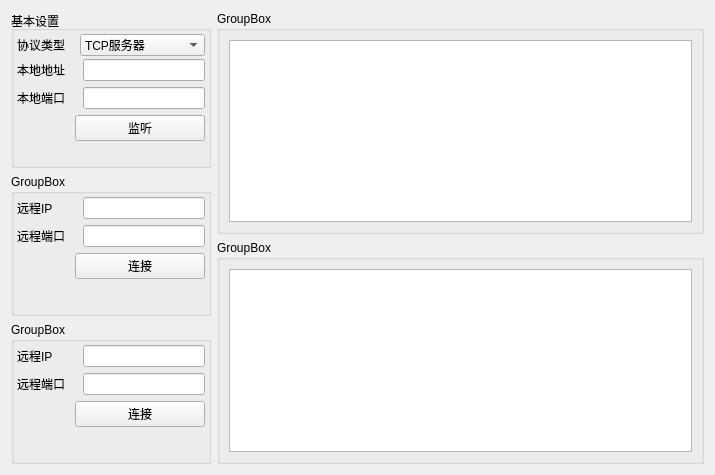
<?xml version="1.0" encoding="UTF-8"?>
<ui version="4.0">
 <class>net_tool</class>
 <widget class="QWidget" name="net_tool">
  <property name="geometry">
   <rect>
    <x>0</x>
    <y>0</y>
    <width>715</width>
    <height>475</height>
   </rect>
  </property>
  <property name="windowTitle">
   <string>Form</string>
  </property>
  <layout class="QHBoxLayout" name="horizontalLayout">
   <item>
    <layout class="QVBoxLayout" name="verticalLayout_8">
     <item>
      <widget class="QGroupBox" name="groupBox_2">
       <property name="minimumSize">
        <size>
         <width>200</width>
         <height>0</height>
        </size>
       </property>
       <property name="maximumSize">
        <size>
         <width>160</width>
         <height>16777215</height>
        </size>
       </property>
       <property name="title">
        <string>基本设置</string>
       </property>
       <layout class="QVBoxLayout" name="verticalLayout">
        <property name="spacing">
         <number>3</number>
        </property>
        <property name="leftMargin">
         <number>3</number>
        </property>
        <property name="topMargin">
         <number>3</number>
        </property>
        <property name="rightMargin">
         <number>3</number>
        </property>
        <property name="bottomMargin">
         <number>3</number>
        </property>
        <item>
         <layout class="QHBoxLayout" name="horizontalLayout_4">
          <item>
           <widget class="QLabel" name="label_4">
            <property name="minimumSize">
             <size>
              <width>60</width>
              <height>0</height>
             </size>
            </property>
            <property name="maximumSize">
             <size>
              <width>60</width>
              <height>16777215</height>
             </size>
            </property>
            <property name="text">
             <string>协议类型</string>
            </property>
           </widget>
          </item>
          <item>
           <widget class="QComboBox" name="cbx_select_net_func">
            <property name="minimumSize">
             <size>
              <width>84</width>
              <height>0</height>
             </size>
            </property>
            <property name="maximumSize">
             <size>
              <width>16777215</width>
              <height>16777215</height>
             </size>
            </property>
            <item>
             <property name="text">
              <string>TCP服务器</string>
             </property>
            </item>
            <item>
             <property name="text">
              <string>TCP客户端</string>
             </property>
            </item>
            <item>
             <property name="text">
              <string>UDP服务器</string>
             </property>
            </item>
            <item>
             <property name="text">
              <string>UDP客户端</string>
             </property>
            </item>
           </widget>
          </item>
         </layout>
        </item>
        <item>
         <widget class="QStackedWidget" name="stw_select_net_func">
          <property name="currentIndex">
           <number>1</number>
          </property>
          <widget class="QWidget" name="page_tcp_client">
           <layout class="QVBoxLayout" name="verticalLayout_5">
            <property name="spacing">
             <number>6</number>
            </property>
            <property name="leftMargin">
             <number>0</number>
            </property>
            <property name="topMargin">
             <number>0</number>
            </property>
            <property name="rightMargin">
             <number>0</number>
            </property>
            <property name="bottomMargin">
             <number>0</number>
            </property>
            <item>
             <layout class="QHBoxLayout" name="horizontalLayout_2">
              <item>
               <widget class="QLabel" name="label">
                <property name="minimumSize">
                 <size>
                  <width>60</width>
                  <height>0</height>
                 </size>
                </property>
                <property name="maximumSize">
                 <size>
                  <width>60</width>
                  <height>16777215</height>
                 </size>
                </property>
                <property name="text">
                 <string>远程IP</string>
                </property>
               </widget>
              </item>
              <item>
               <widget class="QLineEdit" name="lineEdit">
                <property name="sizePolicy">
                 <sizepolicy hsizetype="Preferred" vsizetype="Fixed">
                  <horstretch>0</horstretch>
                  <verstretch>0</verstretch>
                 </sizepolicy>
                </property>
                <property name="minimumSize">
                 <size>
                  <width>84</width>
                  <height>0</height>
                 </size>
                </property>
                <property name="maximumSize">
                 <size>
                  <width>16777215</width>
                  <height>16777215</height>
                 </size>
                </property>
               </widget>
              </item>
             </layout>
            </item>
            <item>
             <layout class="QHBoxLayout" name="horizontalLayout_3">
              <item>
               <widget class="QLabel" name="label_2">
                <property name="minimumSize">
                 <size>
                  <width>60</width>
                  <height>0</height>
                 </size>
                </property>
                <property name="maximumSize">
                 <size>
                  <width>60</width>
                  <height>16777215</height>
                 </size>
                </property>
                <property name="text">
                 <string>远程端口</string>
                </property>
               </widget>
              </item>
              <item>
               <widget class="QLineEdit" name="lineEdit_2">
                <property name="sizePolicy">
                 <sizepolicy hsizetype="Preferred" vsizetype="Fixed">
                  <horstretch>0</horstretch>
                  <verstretch>0</verstretch>
                 </sizepolicy>
                </property>
                <property name="minimumSize">
                 <size>
                  <width>84</width>
                  <height>0</height>
                 </size>
                </property>
                <property name="maximumSize">
                 <size>
                  <width>16777215</width>
                  <height>16777215</height>
                 </size>
                </property>
               </widget>
              </item>
             </layout>
            </item>
            <item>
             <layout class="QHBoxLayout" name="horizontalLayout_5">
              <property name="spacing">
               <number>17</number>
              </property>
              <property name="leftMargin">
               <number>17</number>
              </property>
              <item>
               <widget class="QLabel" name="lab_img_find_serial">
                <property name="minimumSize">
                 <size>
                  <width>24</width>
                  <height>24</height>
                 </size>
                </property>
                <property name="maximumSize">
                 <size>
                  <width>24</width>
                  <height>24</height>
                 </size>
                </property>
                <property name="layoutDirection">
                 <enum>Qt::LeftToRight</enum>
                </property>
                <property name="autoFillBackground">
                 <bool>false</bool>
                </property>
                <property name="styleSheet">
                 <string notr="true"/>
                </property>
                <property name="text">
                 <string/>
                </property>
                <property name="textFormat">
                 <enum>Qt::AutoText</enum>
                </property>
                <property name="pixmap">
                 <pixmap resource="../img.qrc">:/new/prefix1/img/red.png</pixmap>
                </property>
                <property name="scaledContents">
                 <bool>true</bool>
                </property>
                <property name="alignment">
                 <set>Qt::AlignJustify|Qt::AlignVCenter</set>
                </property>
               </widget>
              </item>
              <item>
               <widget class="QPushButton" name="pushButton">
                <property name="minimumSize">
                 <size>
                  <width>84</width>
                  <height>0</height>
                 </size>
                </property>
                <property name="maximumSize">
                 <size>
                  <width>16777215</width>
                  <height>16777215</height>
                 </size>
                </property>
                <property name="text">
                 <string>连接</string>
                </property>
               </widget>
              </item>
             </layout>
            </item>
            <item>
             <spacer name="verticalSpacer">
              <property name="orientation">
               <enum>Qt::Vertical</enum>
              </property>
              <property name="sizeHint" stdset="0">
               <size>
                <width>20</width>
                <height>30</height>
               </size>
              </property>
             </spacer>
            </item>
           </layout>
          </widget>
          <widget class="QWidget" name="page_tcp_server">
           <layout class="QVBoxLayout" name="verticalLayout_9">
            <property name="leftMargin">
             <number>0</number>
            </property>
            <property name="topMargin">
             <number>0</number>
            </property>
            <property name="rightMargin">
             <number>0</number>
            </property>
            <property name="bottomMargin">
             <number>0</number>
            </property>
            <item>
             <layout class="QHBoxLayout" name="horizontalLayout_16">
              <item>
               <widget class="QLabel" name="label_10">
                <property name="minimumSize">
                 <size>
                  <width>60</width>
                  <height>0</height>
                 </size>
                </property>
                <property name="maximumSize">
                 <size>
                  <width>60</width>
                  <height>16777215</height>
                 </size>
                </property>
                <property name="text">
                 <string>本地地址</string>
                </property>
               </widget>
              </item>
              <item>
               <widget class="QLineEdit" name="lineEdit_9">
                <property name="sizePolicy">
                 <sizepolicy hsizetype="Preferred" vsizetype="Fixed">
                  <horstretch>0</horstretch>
                  <verstretch>0</verstretch>
                 </sizepolicy>
                </property>
                <property name="minimumSize">
                 <size>
                  <width>84</width>
                  <height>0</height>
                 </size>
                </property>
                <property name="maximumSize">
                 <size>
                  <width>16777215</width>
                  <height>16777215</height>
                 </size>
                </property>
               </widget>
              </item>
             </layout>
            </item>
            <item>
             <layout class="QHBoxLayout" name="horizontalLayout_17">
              <item>
               <widget class="QLabel" name="label_11">
                <property name="minimumSize">
                 <size>
                  <width>60</width>
                  <height>0</height>
                 </size>
                </property>
                <property name="maximumSize">
                 <size>
                  <width>60</width>
                  <height>16777215</height>
                 </size>
                </property>
                <property name="text">
                 <string>本地端口</string>
                </property>
               </widget>
              </item>
              <item>
               <widget class="QLineEdit" name="lineEdit_10">
                <property name="sizePolicy">
                 <sizepolicy hsizetype="Preferred" vsizetype="Fixed">
                  <horstretch>0</horstretch>
                  <verstretch>0</verstretch>
                 </sizepolicy>
                </property>
                <property name="minimumSize">
                 <size>
                  <width>84</width>
                  <height>0</height>
                 </size>
                </property>
                <property name="maximumSize">
                 <size>
                  <width>16777215</width>
                  <height>16777215</height>
                 </size>
                </property>
               </widget>
              </item>
             </layout>
            </item>
            <item>
             <layout class="QHBoxLayout" name="horizontalLayout_15">
              <property name="spacing">
               <number>17</number>
              </property>
              <property name="leftMargin">
               <number>17</number>
              </property>
              <item>
               <widget class="QLabel" name="lab_img_find_serial_5">
                <property name="minimumSize">
                 <size>
                  <width>24</width>
                  <height>24</height>
                 </size>
                </property>
                <property name="maximumSize">
                 <size>
                  <width>24</width>
                  <height>24</height>
                 </size>
                </property>
                <property name="layoutDirection">
                 <enum>Qt::LeftToRight</enum>
                </property>
                <property name="autoFillBackground">
                 <bool>false</bool>
                </property>
                <property name="styleSheet">
                 <string notr="true"/>
                </property>
                <property name="text">
                 <string/>
                </property>
                <property name="textFormat">
                 <enum>Qt::AutoText</enum>
                </property>
                <property name="pixmap">
                 <pixmap resource="../img.qrc">:/new/prefix1/img/red.png</pixmap>
                </property>
                <property name="scaledContents">
                 <bool>true</bool>
                </property>
                <property name="alignment">
                 <set>Qt::AlignJustify|Qt::AlignVCenter</set>
                </property>
               </widget>
              </item>
              <item>
               <widget class="QPushButton" name="pushButton_5">
                <property name="minimumSize">
                 <size>
                  <width>84</width>
                  <height>0</height>
                 </size>
                </property>
                <property name="maximumSize">
                 <size>
                  <width>16777215</width>
                  <height>16777215</height>
                 </size>
                </property>
                <property name="text">
                 <string>监听</string>
                </property>
               </widget>
              </item>
             </layout>
            </item>
            <item>
             <spacer name="verticalSpacer_4">
              <property name="orientation">
               <enum>Qt::Vertical</enum>
              </property>
              <property name="sizeHint" stdset="0">
               <size>
                <width>20</width>
                <height>30</height>
               </size>
              </property>
             </spacer>
            </item>
           </layout>
          </widget>
         </widget>
        </item>
       </layout>
      </widget>
     </item>
     <item>
      <widget class="QGroupBox" name="groupBox_3">
       <property name="maximumSize">
        <size>
         <width>200</width>
         <height>16777215</height>
        </size>
       </property>
       <property name="title">
        <string>GroupBox</string>
       </property>
       <layout class="QVBoxLayout" name="verticalLayout_4">
        <property name="leftMargin">
         <number>3</number>
        </property>
        <property name="topMargin">
         <number>3</number>
        </property>
        <property name="rightMargin">
         <number>3</number>
        </property>
        <property name="bottomMargin">
         <number>3</number>
        </property>
        <item>
         <layout class="QHBoxLayout" name="horizontalLayout_10">
          <item>
           <widget class="QLabel" name="label_6">
            <property name="minimumSize">
             <size>
              <width>60</width>
              <height>0</height>
             </size>
            </property>
            <property name="text">
             <string>远程IP</string>
            </property>
           </widget>
          </item>
          <item>
           <widget class="QLineEdit" name="lineEdit_5">
            <property name="minimumSize">
             <size>
              <width>94</width>
              <height>0</height>
             </size>
            </property>
            <property name="maximumSize">
             <size>
              <width>16777215</width>
              <height>16777215</height>
             </size>
            </property>
           </widget>
          </item>
         </layout>
        </item>
        <item>
         <layout class="QHBoxLayout" name="horizontalLayout_11">
          <item>
           <widget class="QLabel" name="label_7">
            <property name="minimumSize">
             <size>
              <width>60</width>
              <height>0</height>
             </size>
            </property>
            <property name="text">
             <string>远程端口</string>
            </property>
           </widget>
          </item>
          <item>
           <widget class="QLineEdit" name="lineEdit_6">
            <property name="minimumSize">
             <size>
              <width>94</width>
              <height>0</height>
             </size>
            </property>
            <property name="maximumSize">
             <size>
              <width>16777215</width>
              <height>16777215</height>
             </size>
            </property>
           </widget>
          </item>
         </layout>
        </item>
        <item>
         <layout class="QHBoxLayout" name="horizontalLayout_9">
          <property name="spacing">
           <number>17</number>
          </property>
          <property name="leftMargin">
           <number>17</number>
          </property>
          <item>
           <widget class="QLabel" name="lab_img_find_serial_3">
            <property name="minimumSize">
             <size>
              <width>24</width>
              <height>24</height>
             </size>
            </property>
            <property name="maximumSize">
             <size>
              <width>24</width>
              <height>24</height>
             </size>
            </property>
            <property name="layoutDirection">
             <enum>Qt::LeftToRight</enum>
            </property>
            <property name="autoFillBackground">
             <bool>false</bool>
            </property>
            <property name="styleSheet">
             <string notr="true"/>
            </property>
            <property name="text">
             <string/>
            </property>
            <property name="textFormat">
             <enum>Qt::AutoText</enum>
            </property>
            <property name="pixmap">
             <pixmap resource="../img.qrc">:/new/prefix1/img/red.png</pixmap>
            </property>
            <property name="scaledContents">
             <bool>true</bool>
            </property>
            <property name="alignment">
             <set>Qt::AlignJustify|Qt::AlignVCenter</set>
            </property>
           </widget>
          </item>
          <item>
           <widget class="QPushButton" name="pushButton_3">
            <property name="minimumSize">
             <size>
              <width>94</width>
              <height>0</height>
             </size>
            </property>
            <property name="maximumSize">
             <size>
              <width>16777215</width>
              <height>16777215</height>
             </size>
            </property>
            <property name="text">
             <string>连接</string>
            </property>
           </widget>
          </item>
         </layout>
        </item>
        <item>
         <spacer name="verticalSpacer_2">
          <property name="orientation">
           <enum>Qt::Vertical</enum>
          </property>
          <property name="sizeHint" stdset="0">
           <size>
            <width>20</width>
            <height>40</height>
           </size>
          </property>
         </spacer>
        </item>
       </layout>
      </widget>
     </item>
     <item>
      <widget class="QGroupBox" name="groupBox_5">
       <property name="maximumSize">
        <size>
         <width>200</width>
         <height>16777215</height>
        </size>
       </property>
       <property name="title">
        <string>GroupBox</string>
       </property>
       <layout class="QVBoxLayout" name="verticalLayout_7">
        <property name="leftMargin">
         <number>3</number>
        </property>
        <property name="topMargin">
         <number>3</number>
        </property>
        <property name="rightMargin">
         <number>3</number>
        </property>
        <property name="bottomMargin">
         <number>3</number>
        </property>
        <item>
         <layout class="QHBoxLayout" name="horizontalLayout_13">
          <item>
           <widget class="QLabel" name="label_8">
            <property name="minimumSize">
             <size>
              <width>60</width>
              <height>0</height>
             </size>
            </property>
            <property name="maximumSize">
             <size>
              <width>16777215</width>
              <height>16777215</height>
             </size>
            </property>
            <property name="text">
             <string>远程IP</string>
            </property>
           </widget>
          </item>
          <item>
           <widget class="QLineEdit" name="lineEdit_7">
            <property name="minimumSize">
             <size>
              <width>94</width>
              <height>0</height>
             </size>
            </property>
            <property name="maximumSize">
             <size>
              <width>16777215</width>
              <height>16777215</height>
             </size>
            </property>
           </widget>
          </item>
         </layout>
        </item>
        <item>
         <layout class="QHBoxLayout" name="horizontalLayout_14">
          <item>
           <widget class="QLabel" name="label_9">
            <property name="minimumSize">
             <size>
              <width>60</width>
              <height>0</height>
             </size>
            </property>
            <property name="maximumSize">
             <size>
              <width>16777215</width>
              <height>16777215</height>
             </size>
            </property>
            <property name="text">
             <string>远程端口</string>
            </property>
           </widget>
          </item>
          <item>
           <widget class="QLineEdit" name="lineEdit_8">
            <property name="minimumSize">
             <size>
              <width>94</width>
              <height>0</height>
             </size>
            </property>
            <property name="maximumSize">
             <size>
              <width>16777215</width>
              <height>16777215</height>
             </size>
            </property>
           </widget>
          </item>
         </layout>
        </item>
        <item>
         <layout class="QHBoxLayout" name="horizontalLayout_12">
          <property name="spacing">
           <number>17</number>
          </property>
          <property name="leftMargin">
           <number>17</number>
          </property>
          <item>
           <widget class="QLabel" name="lab_img_find_serial_4">
            <property name="minimumSize">
             <size>
              <width>24</width>
              <height>24</height>
             </size>
            </property>
            <property name="maximumSize">
             <size>
              <width>24</width>
              <height>24</height>
             </size>
            </property>
            <property name="layoutDirection">
             <enum>Qt::LeftToRight</enum>
            </property>
            <property name="autoFillBackground">
             <bool>false</bool>
            </property>
            <property name="styleSheet">
             <string notr="true"/>
            </property>
            <property name="text">
             <string/>
            </property>
            <property name="textFormat">
             <enum>Qt::AutoText</enum>
            </property>
            <property name="pixmap">
             <pixmap resource="../img.qrc">:/new/prefix1/img/red.png</pixmap>
            </property>
            <property name="scaledContents">
             <bool>true</bool>
            </property>
            <property name="alignment">
             <set>Qt::AlignJustify|Qt::AlignVCenter</set>
            </property>
           </widget>
          </item>
          <item>
           <widget class="QPushButton" name="pushButton_4">
            <property name="minimumSize">
             <size>
              <width>94</width>
              <height>0</height>
             </size>
            </property>
            <property name="maximumSize">
             <size>
              <width>16777215</width>
              <height>16777215</height>
             </size>
            </property>
            <property name="text">
             <string>连接</string>
            </property>
           </widget>
          </item>
         </layout>
        </item>
        <item>
         <spacer name="verticalSpacer_3">
          <property name="orientation">
           <enum>Qt::Vertical</enum>
          </property>
          <property name="sizeHint" stdset="0">
           <size>
            <width>20</width>
            <height>40</height>
           </size>
          </property>
         </spacer>
        </item>
       </layout>
      </widget>
     </item>
    </layout>
   </item>
   <item>
    <layout class="QVBoxLayout" name="verticalLayout_2">
     <item>
      <widget class="QGroupBox" name="groupBox">
       <property name="title">
        <string>GroupBox</string>
       </property>
       <layout class="QVBoxLayout" name="verticalLayout_3">
        <item>
         <widget class="QTextEdit" name="textEdit"/>
        </item>
       </layout>
      </widget>
     </item>
     <item>
      <widget class="QGroupBox" name="groupBox_4">
       <property name="title">
        <string>GroupBox</string>
       </property>
       <layout class="QVBoxLayout" name="verticalLayout_6">
        <item>
         <widget class="QTextEdit" name="textEdit_2"/>
        </item>
       </layout>
      </widget>
     </item>
    </layout>
   </item>
  </layout>
 </widget>
 <resources>
  <include location="../img.qrc"/>
 </resources>
 <connections/>
</ui>
